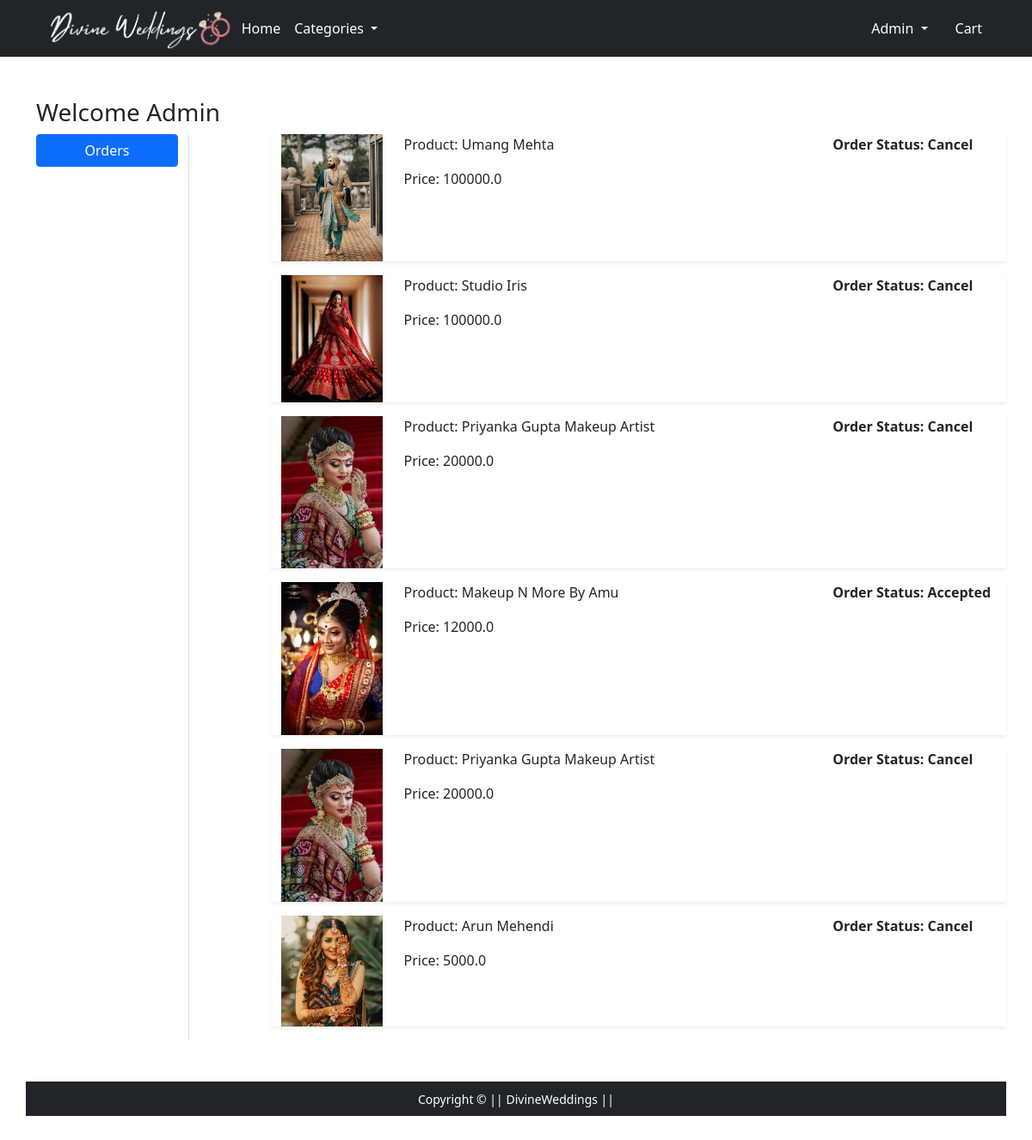
Screenshot of /orders/ (signed in) with the database file from the repository.
### app/models.py (models this page shows, shortened)
class OrderPlaced(models.Model):
    user=models.ForeignKey(User,on_delete=models.CASCADE)
    customer=models.ForeignKey(Customer,on_delete=models.CASCADE)
    product=models.ForeignKey(Product,on_delete=models.CASCADE)
    ordered_date=models.DateTimeField(auto_now_add=True)
    status=models.CharField(max_length=50,choices=STATUS_CHOICES,default='Cancel')
    @property
    def total_cost(self):
        return  self.product.selling_price

class Product(models.Model):
    title=models.CharField(max_length=100)
    selling_price=models.FloatField()
    discounted_price=models.FloatField()
    description=models.TextField()
    category=models.CharField(choices=CATEGORY_CHOICES,max_length=2)
    location=models.CharField(max_length=200)
    product_image=models.ImageField(upload_to='productimg')

### app/views.py (the view)
# urls.py: path('orders/', views.orders, name='orders'),
def orders(request):
    op=OrderPlaced.objects.filter(user=request.user)
    return render(request, 'app/orders.html',{'order_placed':op})

### app/templates/app/orders.html (shortened to what this page needs)
{% extends 'app/base.html' %}
{% load static %}
{% block main-content %}
<div class="container my-5">
 <div class="row">
 <h3>Welcome <span class="text-capitalize">{{request.user}}</span></h3>
  <div class="col-sm-2 border-end">
   <ul class="list-unstyled">
    <li class="d-grid"><a href="{% url 'orders' %}" class="btn btn-primary">Orders</a></li>
   </ul>
  </div>
  <div class="col-sm-9 offset-sm-1">
    {% for op in order_placed %}
   <div class="row shadow-sm mb-3">
        <div class="col-sm-2">
            <img src="{{op.product.product_image.url}}" alt="" srcset="" class="img-fluid" height="150">
        </div>
        <div class="col-sm-7">
            <p>Product: {{op.product.title}}</p>
            <p>Price: {{op.total_cost}}</p>
        </div>
        <div class="col-sm-3 fw-bold">
            <p>Order Status: {{op.status}}</p>
        </div>
    </div>
    {% endfor %}
</div>
{% endblock main-content %}

### app/templates/app/base.html (shortened to what this page needs)
<!doctype html>
{% load static %}
<html lang="en">
  <head>
    <link href="https://cdn.jsdelivr.net/npm/bootstrap@5.0.0-beta1/dist/css/bootstrap.min.css" rel="stylesheet">
    <link rel="stylesheet" href="{% static 'app/css/owl.carousel.min.css' %}">
    <link rel="stylesheet" href="{% static 'app/css/all.min.css' %}">
    <link rel="stylesheet" href="{% static 'app/css/style.css' %}">
  </head>
  <body>
    <nav class="navbar navbar-expand-lg navbar-dark bg-dark ">
     <div class="container">
       <a href="/"><img src="{% static 'app/images/logo2.png' %}" alt="" height="50px" ></a>
       <div class="collapse navbar-collapse" id="navbarSupportedContent">
         <ul class="navbar-nav me-auto mb-2 mb-lg-0">
           <li class="nav-item">
             <a class="nav-link active" aria-current="page" href="/">Home</a>
           </li>
           <li class="nav-item dropdown">
             <a class="nav-link dropdown-toggle text-white" href="#" id="electronicsDropdown" role="button" data-bs-toggle="dropdown" aria-expanded="false">
               Categories
             </a>
           </li>
         </ul>
         <div>
          <ul class="navbar-nav me-auto mb-2 mb-lg-0">
            {% if request.user.is_authenticated %}
           <li class="nav-item dropdown mx-2">
              <a class="nav-link dropdown-toggle text-white" href="#" id="profileDropdown" role="button" data-bs-toggle="dropdown" aria-expanded="false">
                {{request.user.username|capfirst}}
              </a>
            </li>
            <li class="nav-item mx-2">
             <a href="{% url 'showcart' %}" class="nav-link text-white"> Cart </a>
            </li>
            {% endif %}
          </ul>
         </div>
       </div>
     </div>
    </nav>
    {% block main-content %} {% endblock main-content %}
    <footer class="container-fluid bg-dark text-center p-2 mt-5">
        <small class="text-white">Copyright &copy;  || DivineWeddings || </small>
    </footer>
  </body>
</html>

### rows the page displays
OrderPlaced: product.product_image (picture), product "Umang Mehta", total_cost "100000.0", status "Cancel"
OrderPlaced: product.product_image (picture), product "Studio Iris", total_cost "100000.0", status "Cancel"
OrderPlaced: product.product_image (picture), product "Priyanka Gupta Makeup Artist", total_cost "20000.0", status "Cancel"
OrderPlaced: product.product_image (picture), product "Makeup N More By Amu", total_cost "12000.0", status "Accepted"
OrderPlaced: product.product_image (picture), product "Priyanka Gupta Makeup Artist", total_cost "20000.0", status "Cancel"
OrderPlaced: product.product_image (picture), product "Arun Mehendi", total_cost "5000.0", status "Cancel"

### other values shown
{{ request.user.username|capfirst }} "Admin"
{{ request.user }} "Admin"
